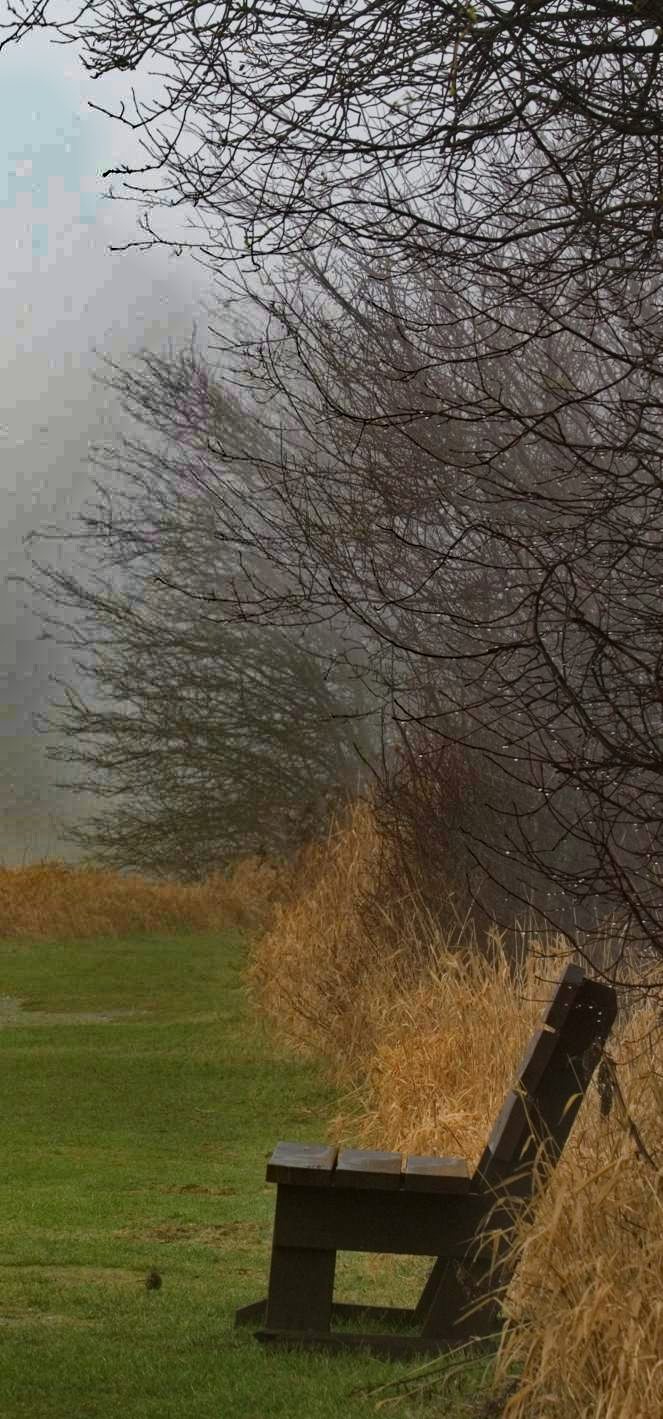
#> input picture images/bench_dehazed.png, 663 x 1419 px
$ python dehaze_image.py --input ../../images/bench_dehazed.png
#> lines starting #> are read from the running program, lines starting #| are printed output that depends on the picture; long printed decimals are rounded
### Dark Channel/src/test_dcp_numpy.py
import os
import numpy as np
from PIL import Image
import matplotlib.pyplot as plt
from scipy.ndimage import minimum_filter

# [4 lines left out: function create_dir, not called in this run]

def get_dark_channel(img, patch_size=15):
    """
    Calculate dark channel of an image

    Args:
        img: Input image of shape (H, W, 3)
        patch_size: Size of the local patch

    Returns:
        dark_channel: Dark channel of the image
    """
    # Minimum across channels
    min_channel = np.min(img, axis=2)

    # Local minimum filter
    padded = np.pad(min_channel, patch_size//2, mode='edge')
    dark_channel = minimum_filter(padded, size=patch_size)

    # Remove padding
    dark_channel = dark_channel[patch_size//2:-(patch_size//2), patch_size//2:-(patch_size//2)]

    return dark_channel

def estimate_atmospheric_light(img, dark_channel, top_percent=0.001):
    """
    Estimate atmospheric light from the dark channel

    Args:
        img: Input image of shape (H, W, 3)
        dark_channel: Dark channel of the image
        top_percent: Percentage of pixels used to estimate atmospheric light

    Returns:
        A: Atmospheric light (3,)
    """
    # Flatten dark channel and find the brightest pixels
    flat_dark = dark_channel.flatten()
    num_pixels = len(flat_dark)
    top_indices = np.argsort(flat_dark)[-int(num_pixels * top_percent):]

    # Get corresponding coordinates in the original image
    rows, cols = np.unravel_index(top_indices, dark_channel.shape)

    # Use the brightest pixels in the original image
    A = np.zeros(3, dtype=np.float32)
    for i in range(3):
        A[i] = np.max(img[rows, cols, i])

    return A

def estimate_transmission(img, A, dark_channel, omega=0.95):
    """
    Estimate transmission map

    Args:
        img: Input image of shape (H, W, 3)
        A: Atmospheric light (3,)
        dark_channel: Dark channel of the image
        omega: Dehazing strength (0-1)

    Returns:
        t: Transmission map
    """
    # Normalize by atmospheric light
    normalized = np.zeros_like(img, dtype=np.float32)
    for i in range(3):
        normalized[:, :, i] = img[:, :, i] / max(A[i], 0.01)

    # Get dark channel of normalized image
    normalized_dark = get_dark_channel(normalized)

    # Estimate transmission
    t = 1 - omega * normalized_dark

    return t

def guided_filter_simple(guide, target, radius=60, eps=0.01):
    """
    Simple guided filter implementation

    Args:
        guide: Guidance image
        target: Target image to be filtered
        radius: Filter radius
        eps: Regularization parameter

    Returns:
        filtered: Filtered image
    """
    # Convert to grayscale if guide is color
    if len(guide.shape) == 3:
        guide = np.mean(guide, axis=2)

    # Mean filter for approximation
    from scipy.ndimage import uniform_filter
    mean_guide = uniform_filter(guide, size=radius)
    mean_target = uniform_filter(target, size=radius)
    corr = uniform_filter(guide * target, size=radius)
    var = uniform_filter(guide * guide, size=radius) - mean_guide * mean_guide

    # Linear coefficients
    a = (corr - mean_guide * mean_target) / (var + eps)
    b = mean_target - a * mean_guide

    # Apply coefficients
    mean_a = uniform_filter(a, size=radius)
    mean_b = uniform_filter(b, size=radius)

    return mean_a * guide + mean_b

def dehaze(img, transmission, A, t_min=0.47):
    """
    Dehaze an image using the atmospheric scattering model

    Args:
        img: Input image of shape (H, W, 3)
        transmission: Transmission map
        A: Atmospheric light (3,)
        t_min: Minimum transmission value

    Returns:
        dehazed: Dehazed image
    """
    # Limit the transmission
    t = np.maximum(transmission, t_min)

    # Expand t to match img shape
    t_expanded = np.expand_dims(t, axis=2).repeat(3, axis=2)

    # Apply atmospheric scattering model
    dehazed = np.zeros_like(img, dtype=np.float32)
    for i in range(3):
        dehazed[:, :, i] = (img[:, :, i] - A[i]) / t_expanded[:, :, i] + A[i]

    # Clip values to [0, 1]
    dehazed = np.clip(dehazed, 0, 1)

    return dehazed

# [71 lines left out: function main, not called in this run]

if __name__ == '_main_':
    main()

### Dark Channel/src/dehaze_image.py
import os
import sys
import argparse
import numpy as np
from PIL import Image
import matplotlib.pyplot as plt
from test_dcp_numpy import (get_dark_channel, estimate_atmospheric_light,
                           estimate_transmission, guided_filter_simple, dehaze)

def create_dir(path):
    """Create directory if it doesn't exist"""
    if not os.path.exists(path):
        os.makedirs(path)

def process_image(input_path, output_dir='results', show_results=False):
    """
    Process a single image with dark channel prior dehazing

    Args:
        input_path: Path to the input hazy image
        output_dir: Directory to save the results
        show_results: Whether to display the results
    """
    # Create output directory
    create_dir(output_dir)

    # Get base filename without extension
    base_filename = os.path.basename(input_path)
    name_without_ext = os.path.splitext(base_filename)[0]

    # Load the hazy image
    try:
        img = Image.open(input_path).convert('RGB')
        img_np = np.array(img, dtype=np.float32) / 255.0
    except Exception as e:
        print(f"Error loading image {input_path}: {e}")
        return

    print(f"Processing image: {input_path}")
    print(f"Image size: {img.size[0]}x{img.size[1]}")

    # Get dark channel
    dark_channel = get_dark_channel(img_np)

    # Estimate atmospheric light
    A = estimate_atmospheric_light(img_np, dark_channel)
    print(f"Estimated atmospheric light: {A}")

    # Estimate transmission map
    transmission = estimate_transmission(img_np, A, dark_channel)

    # Refine transmission using guided filter
    refined_trans = guided_filter_simple(img_np[:, :, 0], transmission)

    # Dehaze the image
    dehazed = dehaze(img_np, refined_trans, A)

    # Convert to 8-bit for display and saving
    img_8bit = (img_np * 255).astype(np.uint8)
    dark_channel_8bit = (dark_channel * 255).astype(np.uint8)
    transmission_8bit = (transmission * 255).astype(np.uint8)
    refined_trans_8bit = (refined_trans * 255).astype(np.uint8)
    dehazed_8bit = (dehazed * 255).astype(np.uint8)

    # Save individual images
    Image.fromarray(img_8bit).save(os.path.join(output_dir, f"{name_without_ext}_original.png"))
    Image.fromarray(dark_channel_8bit).save(os.path.join(output_dir, f"{name_without_ext}_dark_channel.png"))
    Image.fromarray(transmission_8bit).save(os.path.join(output_dir, f"{name_without_ext}_transmission.png"))
    Image.fromarray(refined_trans_8bit).save(os.path.join(output_dir, f"{name_without_ext}_refined_transmission.png"))
    Image.fromarray(dehazed_8bit).save(os.path.join(output_dir, f"{name_without_ext}_dehazed.png"))

    # Create visualization
    plt.figure(figsize=(15, 10))

    plt.subplot(231)
    plt.title('Original Hazy Image')
    plt.imshow(img_8bit)
    plt.axis('off')

    plt.subplot(232)
    plt.title('Dark Channel')
    plt.imshow(dark_channel_8bit, cmap='gray')
    plt.axis('off')

    plt.subplot(233)
    plt.title('Transmission Map')
    plt.imshow(transmission_8bit, cmap='gray')
    plt.axis('off')

    plt.subplot(234)
    plt.title('Refined Transmission')
    plt.imshow(refined_trans_8bit, cmap='gray')
    plt.axis('off')

    plt.subplot(235)
    plt.title('Dehazed Image')
    plt.imshow(dehazed_8bit)
    plt.axis('off')

    plt.tight_layout()
    plt.savefig(os.path.join(output_dir, f"{name_without_ext}_result.png"))

    if show_results:
        plt.show()
    else:
        plt.close()

    print(f"Dehazing completed for {input_path}")
    print(f"Results saved in {output_dir}/")
    print(f"Dehazed image: {output_dir}/{name_without_ext}_dehazed.png")

def main():
    # Parse command line arguments
    parser = argparse.ArgumentParser(description='Image Dehazing using Dark Channel Prior')
    parser.add_argument('--input', type=str, required=True, help='Path to the input hazy image')
    parser.add_argument('--output_dir', type=str, default='results', help='Directory to save the results')
    parser.add_argument('--show', action='store_true', help='Show the results')
    args = parser.parse_args()

    # Process the image
    process_image(args.input, args.output_dir, args.show)
#> in process_image, img is the input picture: PIL image 663x1419 RGB; mean R, G, B 97.8, 91.1, 72.9
#| Image size: 663x1419
#> in get_dark_channel, `dark_channel = dark_channel[patch_size//2:-(patch_size//2), patch_size..`:
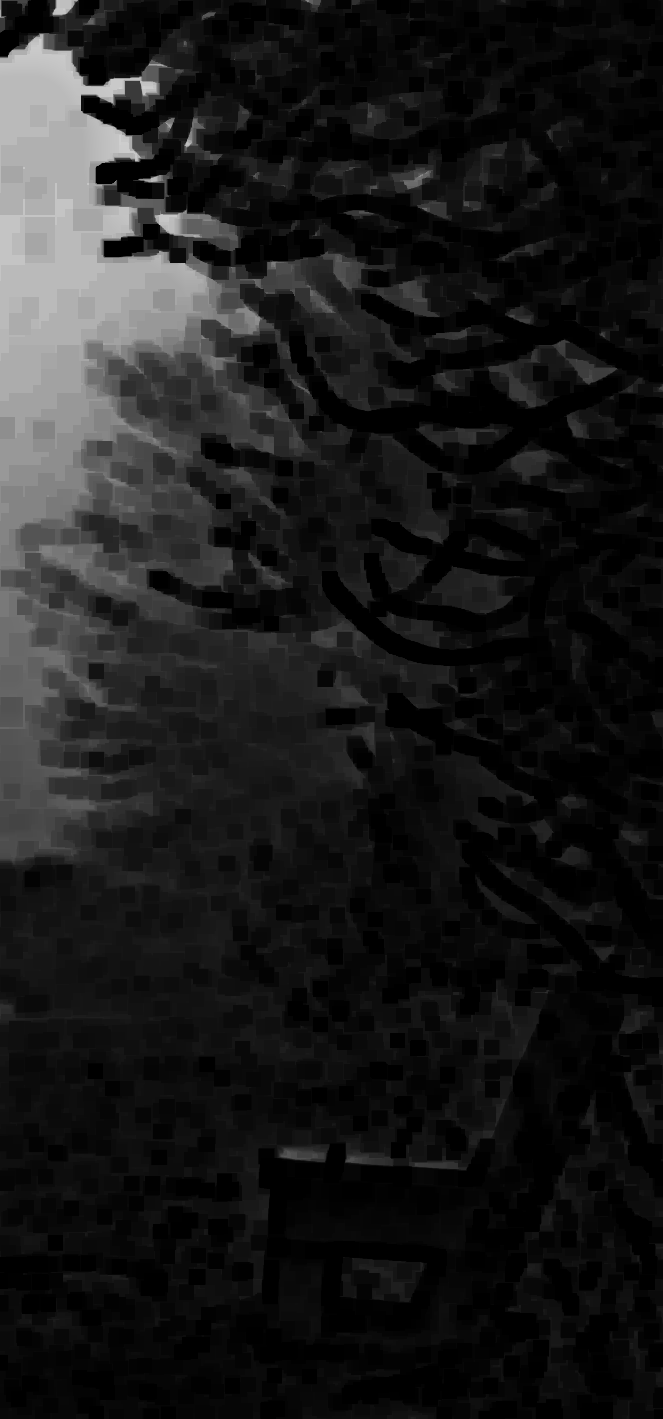
#> dark_channel: shape (1419, 663) float32; min 0, max 0.82, mean 0.105
#> in estimate_atmospheric_light, `num_pixels = len(flat_dark)`: num_pixels = 940797
#> in estimate_atmospheric_light, `top_indices = np.argsort(flat_dark)[-int(num_pixels * top_percent):]`: top_indices = 940 values, max 146028 at index 235, min 5367 at index 192, mean 61178.9
#> in estimate_atmospheric_light, `rows, cols = np.unravel_index(top_indices, dark_channel.shape)`: rows = 940 values, max 220 at index 6, min 8 at index 192, mean 92.14; cols = 940 values, max 176 at index 528, min 15 at index 43, mean 88.38
#> after the loop in estimate_atmospheric_light, `for i in range(3):`: A = [0.847, 0.851, 0.878]
#| Estimated atmospheric light: [0.8471 0.851  0.8784 ]
#> in dehaze, `t = np.maximum(transmission, t_min)`:
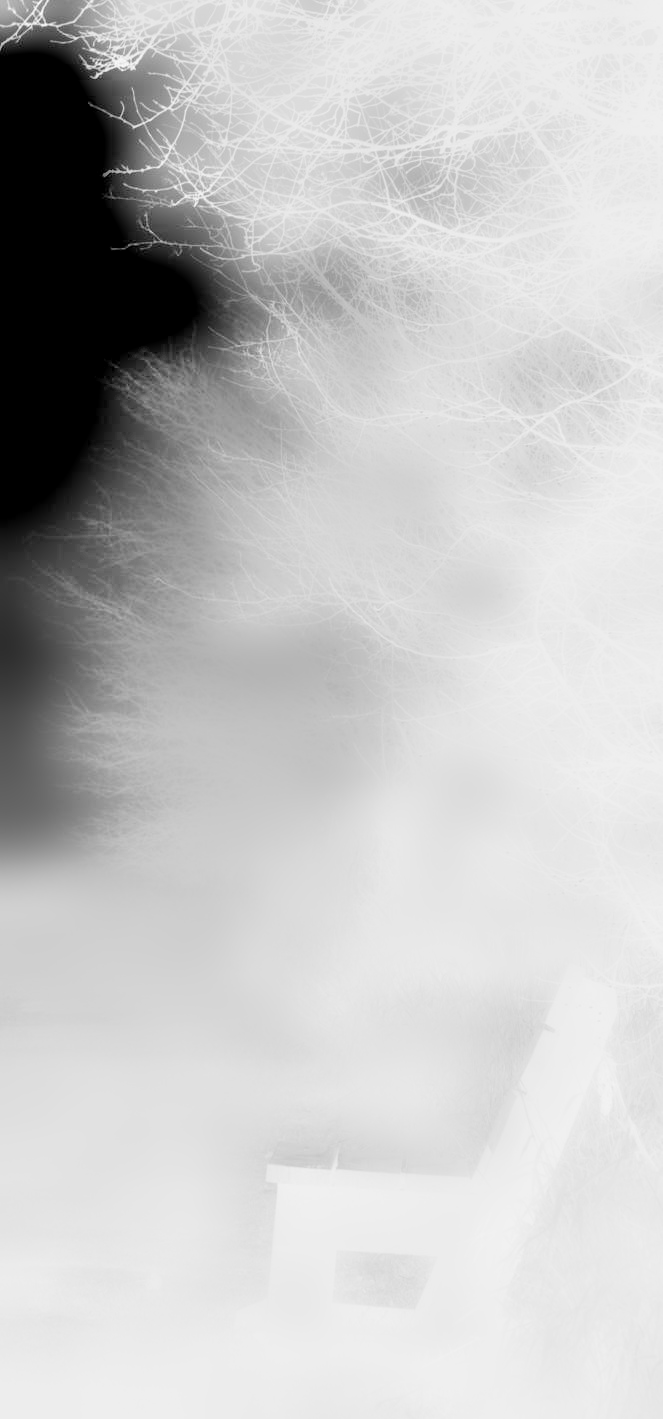
#> t: shape (1419, 663) float32; min 0.47, max 1.02, mean 0.894; drawn with min black and max white
#> after the loop in dehaze, `for i in range(3):`:
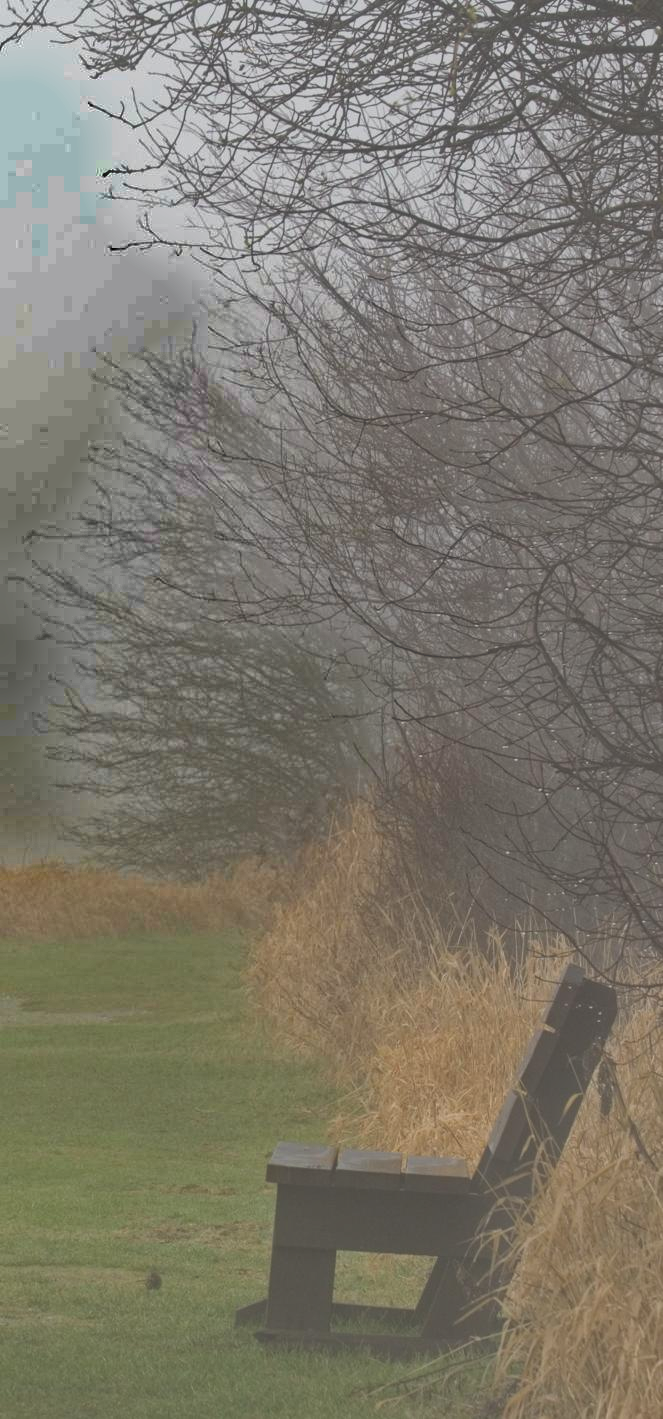
#> dehazed: shape (1419, 663, 3) float32; mean R, G, B 0.337, 0.31, 0.231; drawn with min black and max white
#> in dehaze, `dehazed = np.clip(dehazed, 0, 1)`:
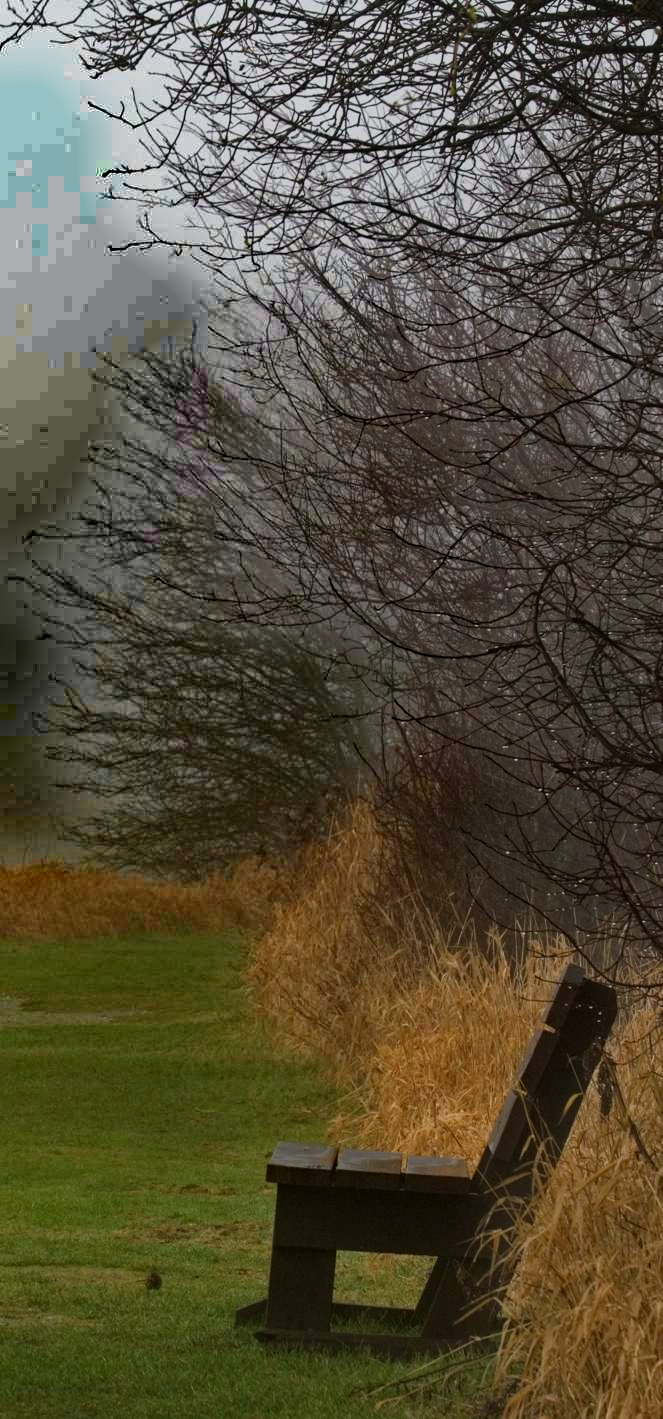
#> dehazed: shape (1419, 663, 3) float32; mean R, G, B 0.337, 0.31, 0.231

if __name__ == '__main__':
    main()
